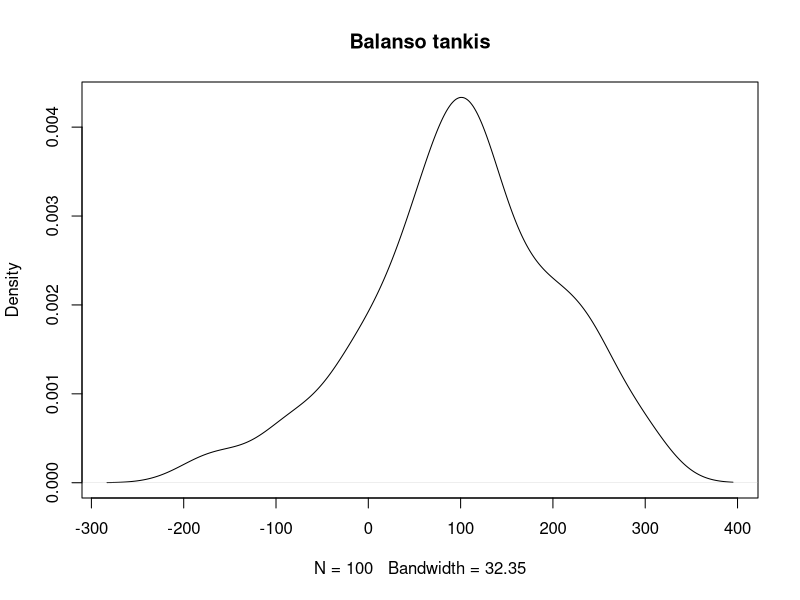

This chart was generated by the following R code:
## ---- chunk 1
knitr::opts_chunk$set(echo = TRUE)
## ---- chunk 2
n=100
balansas <- replicate(n, sum(sample(c(-10,12), n, replace=TRUE, prob=c(1/2, 1/2)))) #100 kartų sumuojami -10 ir +12 su tikimybe 1/2 abiems, pasikartojimai galimi
teig <- split(balansas, balansas>0) #padaliname balansą į teigiamus ir neigiamus
teig <- teig$`TRUE` #imame tik teigiamus
tikim = length(teig)/n #ir daliname teigiamų balansų skaičių iš visų turimų balansų skaičiaus, taip gauname tikimybę gauti teigiamą balansą
tikim
## ---- chunk 3
m<-mean(balansas) #pasiskaičiuojame balanso vidurkį (x)
conf.level<-0.95 #pasikliovimo lygmuo
z<-qt((1+conf.level)/2, df=n-1) #paskaičiuojame z
se<-sd(balansas)/sqrt(n) #σ/√n standartinį nuokrypį daliname iš šaknies iš imties didumo
ci<-z*se #Z*σ/√n
m-ci #x-Z*σ/√n, apatinė intervalo riba
## ---- chunk 4
m+ci #x+Z*σ/√n, viršutinė intervalo riba
## ---- chunk 5
plot(density(balansas), main = "Balanso tankis")
